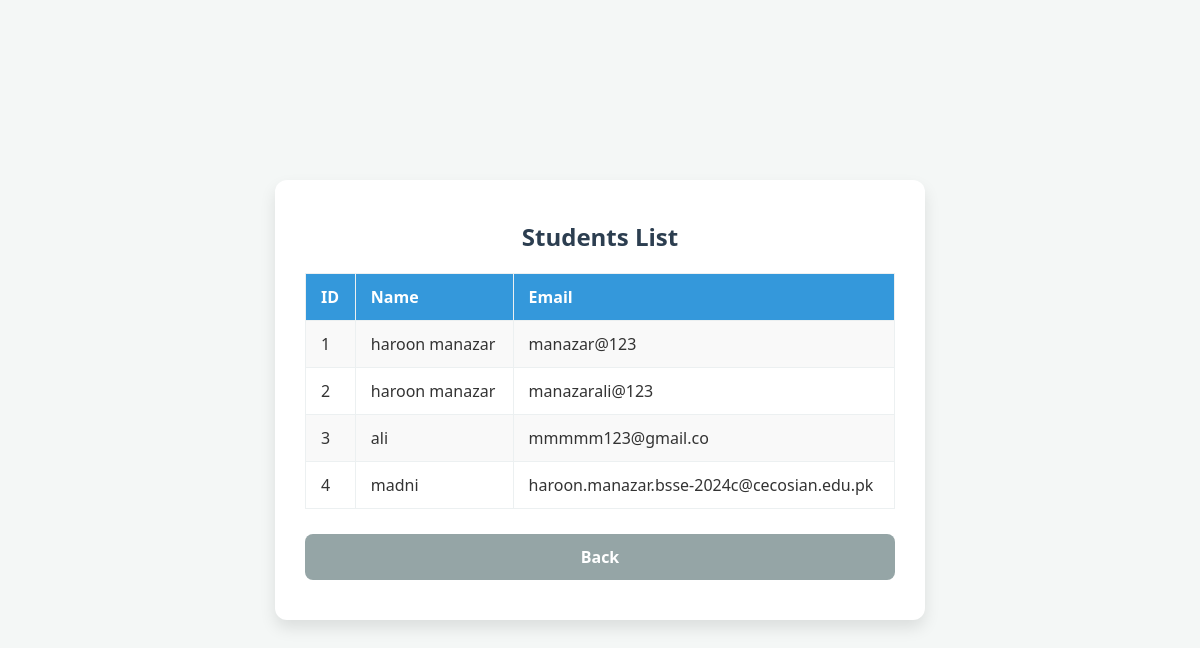
/students, run on the app's committed database.
### tables this page shows
CREATE TABLE users (
            id INTEGER PRIMARY KEY AUTOINCREMENT,
            fullname TEXT NOT NULL,
            email TEXT UNIQUE NOT NULL,
            password TEXT NOT NULL
        );

### app.py (the view)
@app.route('/students')
def students():
    conn = sqlite3.connect("database.db")
    cursor = conn.cursor()
    cursor.execute("SELECT id, fullname, email FROM users")
    students_list = cursor.fetchall()
    conn.close()
    return render_template('students.html', students=students_list)

### templates/students.html (shortened to what this page needs)
<!DOCTYPE html>
<html>
<head>
</head>
<body>
    <div class="container">
        <h1>Students List</h1>
        <div style="overflow-x: auto;">
            <table>
                <tr>
                    <th>ID</th>
                    <th>Name</th>
                    <th>Email</th>
                </tr>
                {% for student in students %}
                <tr>
                    <td>{{ student[0] }}</td>
                    <td>{{ student[1] }}</td>
                    <td>{{ student[2] }}</td>
                </tr>
                {% endfor %}
            </table>
        </div>
        <a href="/dashboard" class="btn btn-secondary">Back</a>
    </div>
</body>
</html>

### templates/students.html (style rules this page uses)
* { box-sizing: border-box; font-family: 'Segoe UI', Tahoma, Geneva, Verdana, sans-serif; margin: 0; padding: 0; }
body { background-color: #f4f7f6; color: #333; display: flex; justify-content: center; align-items: center; min-height: 100vh; padding: 20px; }
.container { background: #ffffff; padding: 40px 30px; border-radius: 12px; box-shadow: 0 8px 16px rgba(0,0,0,0.1); width: 100%; max-width: 650px; text-align: center; }
h1 { color: #2c3e50; font-size: 24px; margin-bottom: 20px; }
table { width: 100%; border-collapse: collapse; margin-bottom: 25px; }
th, td { padding: 12px 15px; border: 1px solid #ecf0f1; text-align: left; }
th { background-color: #3498db; color: white; font-weight: 600; }
tr:nth-child(even) { background-color: #f9f9f9; }
.btn-secondary { background-color: #95a5a6; color: white; padding: 12px 20px; border: none; border-radius: 8px; text-decoration: none; display: inline-block; font-weight: bold; width: 100%; }

### data on the page
users: id "1", fullname "haroon manazar", email "manazar@123"
users: id "2", fullname "haroon manazar", email "manazarali@123"
users: id "3", fullname "ali", email "mmmmm123@gmail.co"
users: id "4", fullname "madni", email "haroon.manazar.bsse-2024c@cecosian.edu.pk"
